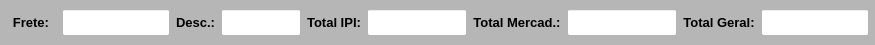
     <widget class="QWidget" name="widget_Cor4" native="true">
      <property name="minimumSize">
       <size>
        <width>0</width>
        <height>45</height>
       </size>
      </property>
      <property name="maximumSize">
       <size>
        <width>16777215</width>
        <height>45</height>
       </size>
      </property>
      <property name="styleSheet">
       <string notr="true">background-color: rgb(182, 182, 182);</string>
      </property>
      <layout class="QHBoxLayout" name="horizontalLayout_6">
       <property name="leftMargin">
        <number>0</number>
       </property>
       <property name="topMargin">
        <number>0</number>
       </property>
       <property name="rightMargin">
        <number>0</number>
       </property>
       <property name="bottomMargin">
        <number>0</number>
       </property>
       <item>
        <widget class="QWidget" name="widget_25" native="true">
         <layout class="QHBoxLayout" name="horizontalLayout_19">
          <property name="leftMargin">
           <number>6</number>
          </property>
          <property name="topMargin">
           <number>9</number>
          </property>
          <property name="rightMargin">
           <number>6</number>
          </property>
          <property name="bottomMargin">
           <number>9</number>
          </property>
          <item>
           <widget class="QLabel" name="label_43">
            <property name="minimumSize">
             <size>
              <width>50</width>
              <height>0</height>
             </size>
            </property>
            <property name="maximumSize">
             <size>
              <width>50</width>
              <height>16777215</height>
             </size>
            </property>
            <property name="font">
             <font>
              <pointsize>10</pointsize>
              <weight>75</weight>
              <bold>true</bold>
             </font>
            </property>
            <property name="text">
             <string>Frete:</string>
            </property>
            <property name="alignment">
             <set>Qt::AlignCenter</set>
            </property>
           </widget>
          </item>
          <item>
           <widget class="QLineEdit" name="line_Frete">
            <property name="sizePolicy">
             <sizepolicy hsizetype="Preferred" vsizetype="Preferred">
              <horstretch>0</horstretch>
              <verstretch>0</verstretch>
             </sizepolicy>
            </property>
            <property name="minimumSize">
             <size>
              <width>0</width>
              <height>0</height>
             </size>
            </property>
            <property name="maximumSize">
             <size>
              <width>16777215</width>
              <height>16777215</height>
             </size>
            </property>
            <property name="font">
             <font>
              <pointsize>9</pointsize>
              <weight>50</weight>
              <bold>false</bold>
             </font>
            </property>
            <property name="styleSheet">
             <string notr="true">background-color: rgb(255, 255, 255);</string>
            </property>
            <property name="alignment">
             <set>Qt::AlignCenter</set>
            </property>
           </widget>
          </item>
          <item>
           <widget class="QLabel" name="label_45">
            <property name="minimumSize">
             <size>
              <width>0</width>
              <height>0</height>
             </size>
            </property>
            <property name="maximumSize">
             <size>
              <width>16777215</width>
              <height>16777215</height>
             </size>
            </property>
            <property name="font">
             <font>
              <pointsize>10</pointsize>
              <weight>75</weight>
              <bold>true</bold>
             </font>
            </property>
            <property name="text">
             <string>Desc.:</string>
            </property>
            <property name="alignment">
             <set>Qt::AlignCenter</set>
            </property>
           </widget>
          </item>
          <item>
           <widget class="QLineEdit" name="line_Desconto">
            <property name="sizePolicy">
             <sizepolicy hsizetype="Preferred" vsizetype="Preferred">
              <horstretch>0</horstretch>
              <verstretch>0</verstretch>
             </sizepolicy>
            </property>
            <property name="minimumSize">
             <size>
              <width>80</width>
              <height>0</height>
             </size>
            </property>
            <property name="maximumSize">
             <size>
              <width>80</width>
              <height>16777215</height>
             </size>
            </property>
            <property name="font">
             <font>
              <pointsize>9</pointsize>
              <weight>50</weight>
              <bold>false</bold>
             </font>
            </property>
            <property name="styleSheet">
             <string notr="true">background-color: rgb(255, 255, 255);</string>
            </property>
            <property name="alignment">
             <set>Qt::AlignCenter</set>
            </property>
           </widget>
          </item>
          <item>
           <widget class="QLabel" name="label_46">
            <property name="minimumSize">
             <size>
              <width>0</width>
              <height>0</height>
             </size>
            </property>
            <property name="maximumSize">
             <size>
              <width>16777215</width>
              <height>16777215</height>
             </size>
            </property>
            <property name="font">
             <font>
              <pointsize>10</pointsize>
              <weight>75</weight>
              <bold>true</bold>
             </font>
            </property>
            <property name="text">
             <string>Total IPI:</string>
            </property>
            <property name="alignment">
             <set>Qt::AlignCenter</set>
            </property>
           </widget>
          </item>
          <item>
           <widget class="QLineEdit" name="line_Total_Ipi">
            <property name="sizePolicy">
             <sizepolicy hsizetype="Preferred" vsizetype="Preferred">
              <horstretch>0</horstretch>
              <verstretch>0</verstretch>
             </sizepolicy>
            </property>
            <property name="minimumSize">
             <size>
              <width>100</width>
              <height>0</height>
             </size>
            </property>
            <property name="maximumSize">
             <size>
              <width>100</width>
              <height>16777215</height>
             </size>
            </property>
            <property name="font">
             <font>
              <pointsize>9</pointsize>
             </font>
            </property>
            <property name="styleSheet">
             <string notr="true">background-color: rgb(255, 255, 255);</string>
            </property>
            <property name="alignment">
             <set>Qt::AlignCenter</set>
            </property>
           </widget>
          </item>
          <item>
           <widget class="QLabel" name="label_48">
            <property name="minimumSize">
             <size>
              <width>0</width>
              <height>0</height>
             </size>
            </property>
            <property name="maximumSize">
             <size>
              <width>16777215</width>
              <height>16777215</height>
             </size>
            </property>
            <property name="font">
             <font>
              <pointsize>10</pointsize>
              <weight>75</weight>
              <bold>true</bold>
             </font>
            </property>
            <property name="text">
             <string>Total Mercad.:</string>
            </property>
            <property name="alignment">
             <set>Qt::AlignCenter</set>
            </property>
           </widget>
          </item>
          <item>
           <widget class="QLineEdit" name="line_Total_Merc">
            <property name="sizePolicy">
             <sizepolicy hsizetype="Preferred" vsizetype="Preferred">
              <horstretch>0</horstretch>
              <verstretch>0</verstretch>
             </sizepolicy>
            </property>
            <property name="minimumSize">
             <size>
              <width>110</width>
              <height>0</height>
             </size>
            </property>
            <property name="maximumSize">
             <size>
              <width>110</width>
              <height>16777215</height>
             </size>
            </property>
            <property name="font">
             <font>
              <pointsize>9</pointsize>
             </font>
            </property>
            <property name="styleSheet">
             <string notr="true">background-color: rgb(255, 255, 255);</string>
            </property>
            <property name="alignment">
             <set>Qt::AlignCenter</set>
            </property>
           </widget>
          </item>
          <item>
           <widget class="QLabel" name="label_50">
            <property name="minimumSize">
             <size>
              <width>0</width>
              <height>0</height>
             </size>
            </property>
            <property name="maximumSize">
             <size>
              <width>16777215</width>
              <height>16777215</height>
             </size>
            </property>
            <property name="font">
             <font>
              <pointsize>10</pointsize>
              <weight>75</weight>
              <bold>true</bold>
             </font>
            </property>
            <property name="text">
             <string>Total Geral:</string>
            </property>
            <property name="alignment">
             <set>Qt::AlignCenter</set>
            </property>
           </widget>
          </item>
          <item>
           <widget class="QLineEdit" name="line_Total_Geral">
            <property name="sizePolicy">
             <sizepolicy hsizetype="Preferred" vsizetype="Preferred">
              <horstretch>0</horstretch>
              <verstretch>0</verstretch>
             </sizepolicy>
            </property>
            <property name="minimumSize">
             <size>
              <width>0</width>
              <height>0</height>
             </size>
            </property>
            <property name="maximumSize">
             <size>
              <width>16777215</width>
              <height>16777215</height>
             </size>
            </property>
            <property name="font">
             <font>
              <pointsize>9</pointsize>
             </font>
            </property>
            <property name="styleSheet">
             <string notr="true">background-color: rgb(255, 255, 255);</string>
            </property>
            <property name="alignment">
             <set>Qt::AlignCenter</set>
            </property>
           </widget>
          </item>
         </layout>
        </widget>
       </item>
      </layout>
     </widget>
